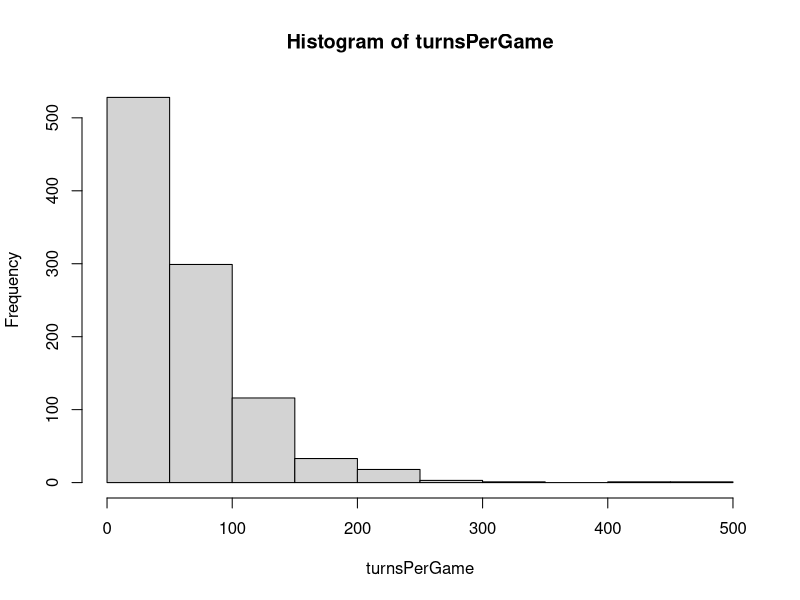

Write R code to recreate this figure.
#Andrew Clemons
#Data Analysis 1
spin <- function(current_pos) {
  result <- sample(c(1:12,44,54,74,94), 1, 
                   prob = c())
  if(result <= 12) {
    return(current_pos + result)
  } else {
    return(result)
  }
}

turnsPerGame <- rep(NA, 1000)
for(i in 1:1000){
  player <- 0 #current position assuming you don't automatically start on the red tile
  turn <- 0 #number of turns taken
  #the while loop checks if the play has finished the game
  while (player < 134) {
    turn <- turn +1
    player <- spin(player)
    
    #one of the bridges
    if(player == 9){
      player <- 44
    }
    #one of the bridges
    if(player == 20){
      player <- 34
    }
    if(player %in% c(55, 95)) {turn <- turn + 1}
  }
  turnsPerGame[i] <- turn
}
#1 average number of turns per game, we know this because it is the average
#of the total turns per game
mean(turnsPerGame)

#2 largest number of turns is 28
max(turnsPerGame)
#It isn't an outlier as it has a duplicated value and has values very close to it 
head(sort(turnsPerGame, TRUE))

#3 shortest amount of turns
#12 turns is the shortest game, and it occures multiple times with values
#close to it
min(turnsPerGame)
head(sort(turnsPerGame))

#4 add summary stats
hist(turnsPerGame)
summary(turnsPerGame)
fivenum(turnsPerGame)


# average number of rounds and the game length in minutes
mean(turnsPerGame)*25*4/60
